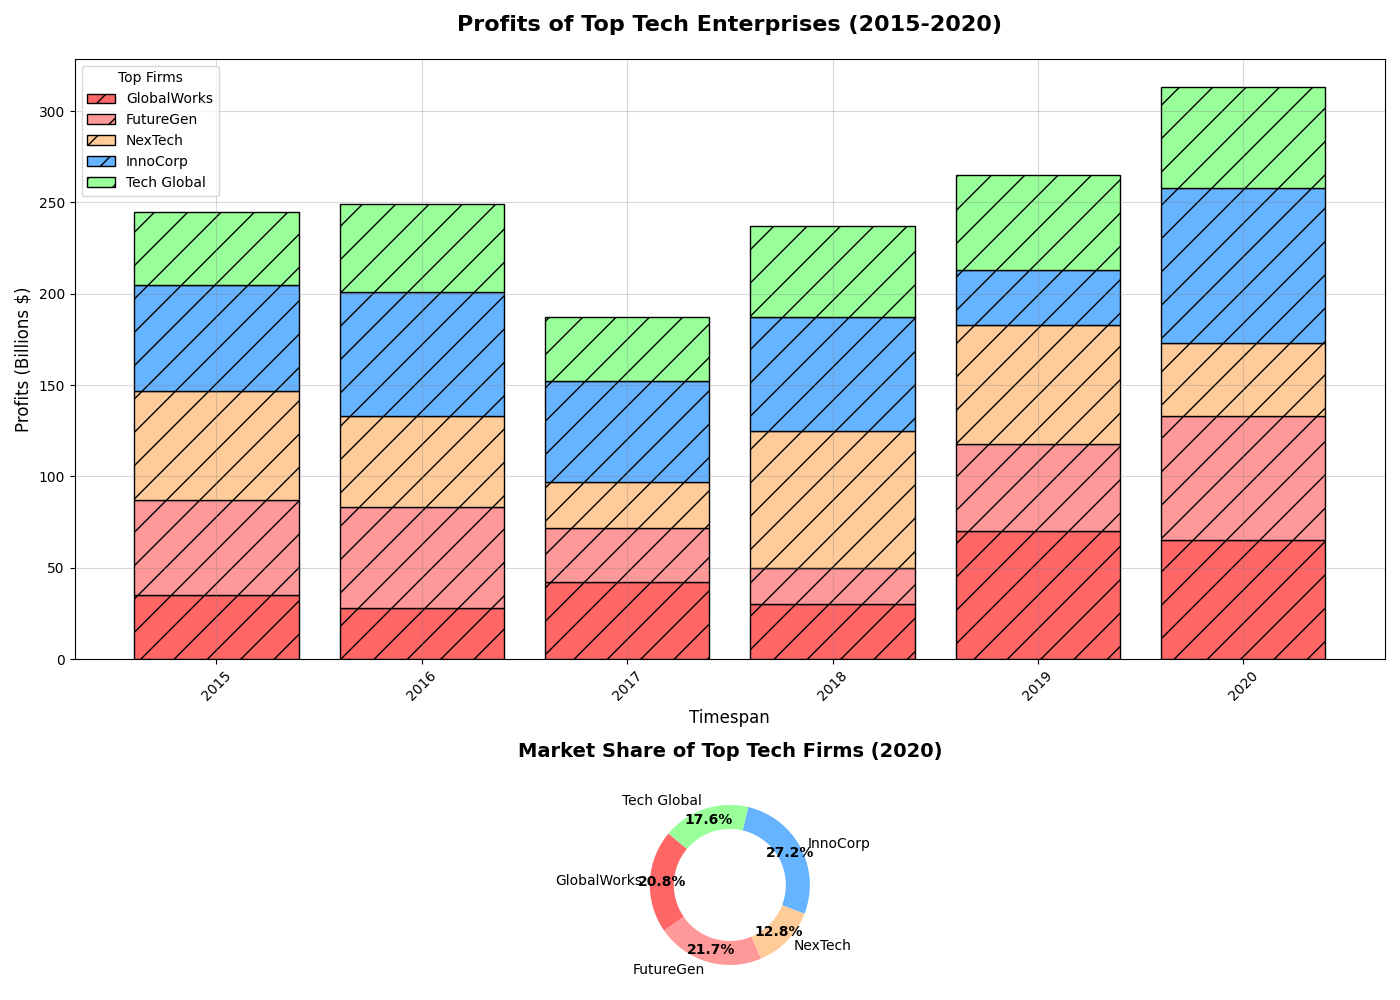

This figure's Python source:
import matplotlib.pyplot as plt
import numpy as np

years = np.arange(2015, 2021)

company_names = ['GlobalWorks', 'FutureGen', 'NexTech', 'InnoCorp', 'Tech Global']
globalworks_revenue = np.array([35, 28, 42, 30, 70, 65])
futuregen_revenue = np.array([52, 55, 30, 20, 48, 68])
nextech_revenue = np.array([60, 50, 25, 75, 65, 40])
innocorp_revenue = np.array([58, 68, 55, 62, 30, 85])
tech_global_revenue = np.array([40, 48, 35, 50, 52, 55])

revenues = np.array([globalworks_revenue, futuregen_revenue, nextech_revenue, innocorp_revenue, tech_global_revenue])

fig, (ax1, ax2) = plt.subplots(2, 1, figsize=(14, 10), gridspec_kw={'height_ratios': [3, 1]})

colors = ['#FF6666', '#FF9999', '#FFCC99', '#66B3FF', '#99FF99']

for i in range(len(company_names)):
    if i == 0:
        ax1.bar(years, revenues[i], color=colors[i], edgecolor='black', hatch='/', label=company_names[i])
    else:
        bottom = np.sum(revenues[:i], axis=0)
        ax1.bar(years, revenues[i], color=colors[i], edgecolor='black', hatch='/', bottom=bottom, 
                label=company_names[i])

ax1.set_title('Profits of Top Tech Enterprises (2015-2020)', fontsize=16, fontweight='bold', pad=20)
ax1.set_xlabel('Timespan', fontsize=12)
ax1.set_ylabel('Profits (Billions $)', fontsize=12)
ax1.set_xticks(years)
ax1.set_xticklabels(years, rotation=45)
ax1.legend(title="Top Firms", loc='upper left', fontsize=10, frameon=True)
ax1.grid(True, which='major', linestyle='-', color='grey', alpha=0.3)

revenue_2020 = revenues[:, -1]
wedges, texts, autotexts = ax2.pie(revenue_2020, labels=company_names, autopct='%1.1f%%', colors=colors, startangle=140, pctdistance=0.85)
plt.setp(autotexts, size=10, weight="bold")
ax2.set_title('Market Share of Top Tech Firms (2020)', fontsize=14, fontweight='bold', pad=20)

# Make the pie chart a donut chart by creating a circle at the center
centre_circle = plt.Circle((0,0),0.70,fc='white')
fig.gca().add_artist(centre_circle)

plt.tight_layout()

plt.show()
